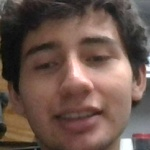
#> input picture Reconocimiento Facial/Data/Gabriel/rostro_0.jpg, 150 x 150 px, given in place of the camera
$ python Faces.py ../Data/Gabriel/rostro_0.jpg
#> lines starting #> are read from the running program, lines starting #| are printed output that depends on the picture
#pip install opencv-contrib-python, imutils, serial, requests, time
import cv2 as cv
import os
import imutils
import time
import sys

#inputs
name = sys.argv[1] if len(sys.argv) > 1 else "PersonaDesconocida"
path = r'C:\Users\Streaming\Desktop\RF1-main\Reconocimiento Facial\Data'

#Creación de carpeta
personPath = path + "/" + name
if not os.path.exists(personPath):
    print(f"Carpeta creada: {personPath}")
    os.makedirs(personPath)

#Cargar video
#cap = cv.VideoCapture("rtsp://admin:admin@10.50.4.191/cam/realmonitor?channel=1&subtype=0",cv.CAP_FFMPEG)
cap = cv.VideoCapture(1,cv.CAP_DSHOW)
if not cap.isOpened():
    print("Error: No se pudo abrir el video. Verifique la ruta...")
    exit()

#Cargar clasificador Haar
os.chdir(os.path.dirname(__file__))
faceClassif = cv.CascadeClassifier(r'C:\Users\Streaming\Desktop\RF1-main\Reconocimiento Facial\code\haarcascade_frontalface_default.xml')

#Variables para la detección
count = 0
cant = 0
ultimoGuardado = time.time()

#Procesando el video
print('Procesando video, presione "ESC" para salir...')
while True:
    ret, frame = cap.read()
#> frame is the input picture: shape (150, 150, 3); mean B, G, R 76.6, 85.9, 108.2
    if not ret:
        print("Fin del video o error al leer el frame")
        break

    #Redimensionar y convertir a escala de grises
    frame = imutils.resize(frame,width=640)
#> frame: shape (640, 640, 3)
    gray = cv.cvtColor(frame, cv.COLOR_BGR2GRAY)
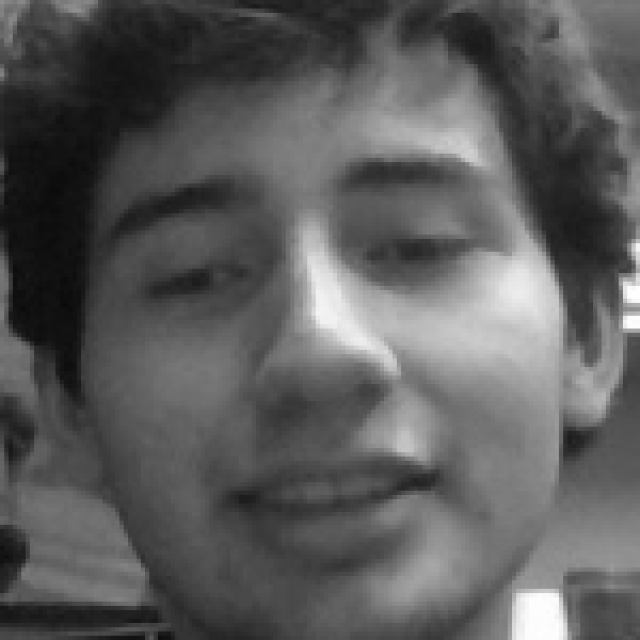
#> gray: shape (640, 640); min 10, max 255, mean 91.5
    auxframe = frame.copy()

    #Detección de caras
    faces = faceClassif.detectMultiScale(gray,1.3,5)
#> faces = [[32, 41, 559, 559]]
    for (x,y,w,h) in faces:
        cv.rectangle(frame, (x,y), (x+w,y+h),(0,255,0),2)

        #Guardar imagen si ha pasado x segundos
        if time.time() - ultimoGuardado >= 0.3:
            rostro = auxframe[y:y+h,x:x+w]
            rostro = cv.resize(rostro,(150,150), interpolation=cv.INTER_CUBIC)
            cv.imwrite(personPath + '/rostro_{}.jpg'.format(cant),rostro)
            cant += 1
            count += 1
            ultimoGuardado = time.time()
#> this loop made 1 pass
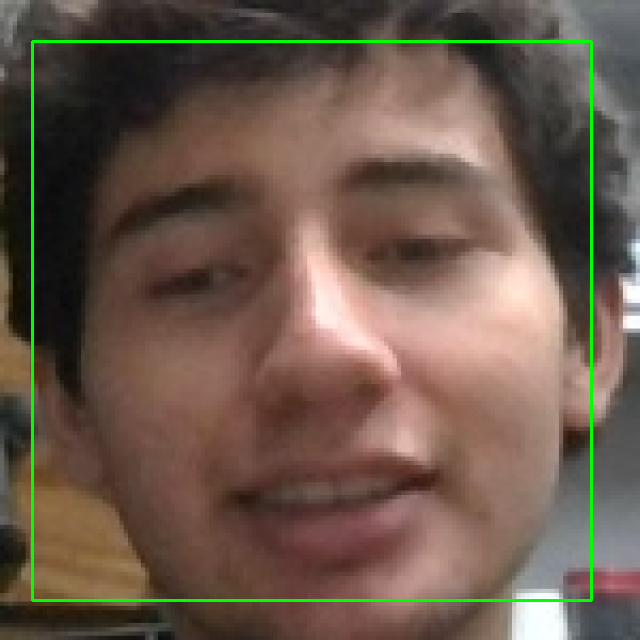
#> frame: shape (640, 640, 3); mean B, G, R 75.5, 88.8, 106.7
#> after the loop, cant = 0; count = 0; ultimoGuardado = 1.8e+09

    cv.imshow('frame',frame)

    k = cv.waitKey(1)
#> (key Esc is pressed here)
    if k == 27 or count >=400 :
        break

cap.release()
cv.destroyAllWindows()

$ run again, on Reconocimiento Facial/Data/Gabriel/rostro_1.jpg
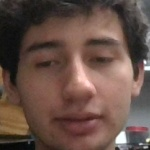
#> input picture Reconocimiento Facial/Data/Gabriel/rostro_1.jpg, 150 x 150 px, given in place of the camera
#> frame is the input picture: shape (150, 150, 3); mean B, G, R 71.3, 80.3, 103.7
#> `gray = cv.cvtColor(frame, cv.COLOR_BGR2GRAY)`:
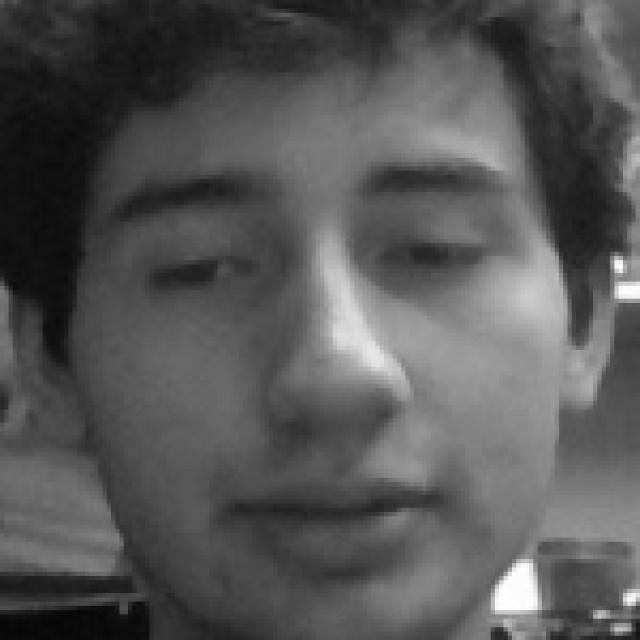
#> gray: shape (640, 640); min 5, max 254, mean 86.2
#> faces = [[41, 44, 559, 559]]
#> the loop `for (x,y,w,h) in faces:` made 1 pass
#> after the loop `for (x,y,w,h) in faces:`:
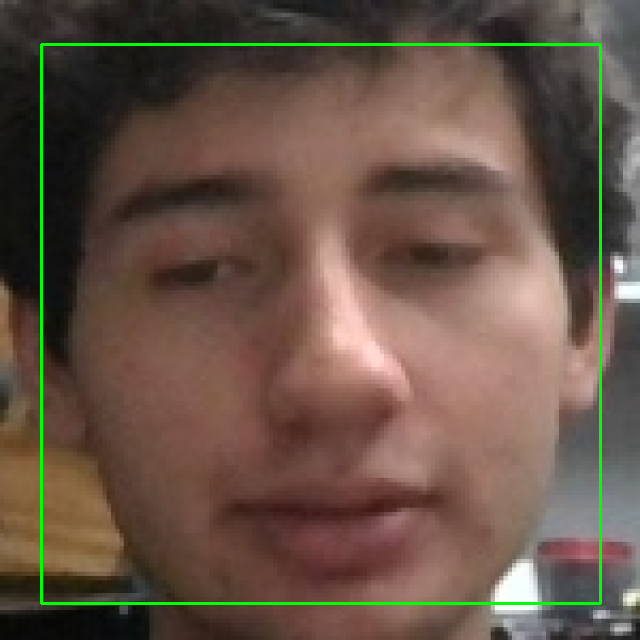
#> frame: shape (640, 640, 3); mean B, G, R 70.3, 83.3, 102.3
#> after the loop `for (x,y,w,h) in faces:`: cant = 0; ultimoGuardado = 1.8e+09

$ run again, on Reconocimiento Facial/Data/Gabriel/rostro_10.jpg
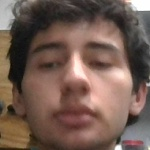
#> input picture Reconocimiento Facial/Data/Gabriel/rostro_10.jpg, 150 x 150 px, given in place of the camera
#> frame is the input picture: shape (150, 150, 3); mean B, G, R 82.3, 92.7, 116
#> `gray = cv.cvtColor(frame, cv.COLOR_BGR2GRAY)`:
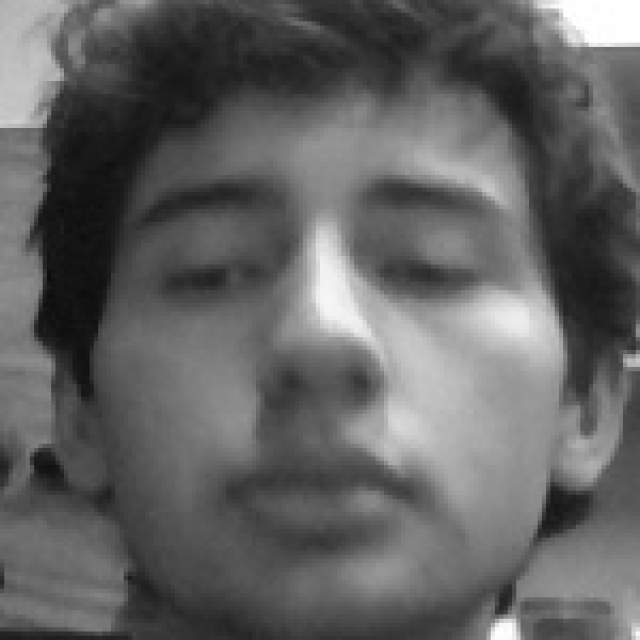
#> gray: shape (640, 640); min 12, max 255, mean 98.4
#> faces = [[41, 36, 559, 559]]
#> the loop `for (x,y,w,h) in faces:` made 1 pass
#> after the loop `for (x,y,w,h) in faces:`:
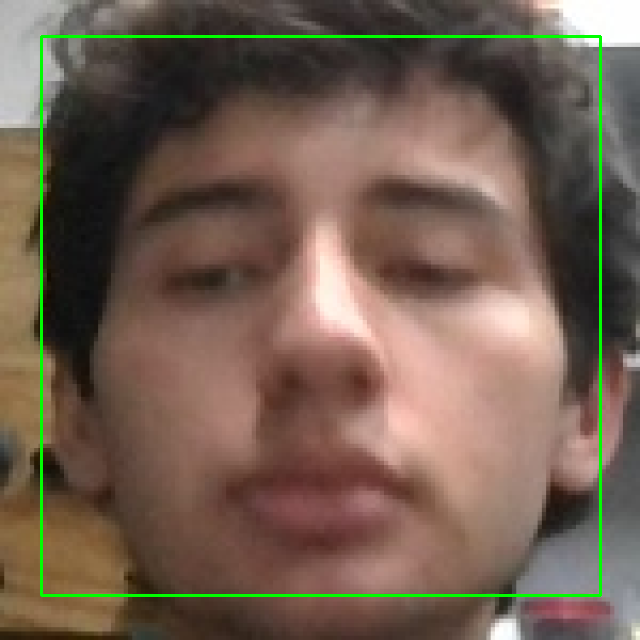
#> frame: shape (640, 640, 3); mean B, G, R 81, 95.3, 114.3
#> after the loop `for (x,y,w,h) in faces:`: cant = 0; ultimoGuardado = 1.8e+09

$ run again, on Reconocimiento Facial/Data/Gabriel/rostro_11.jpg
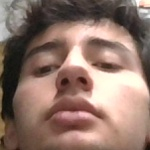
#> input picture Reconocimiento Facial/Data/Gabriel/rostro_11.jpg, 150 x 150 px, given in place of the camera
#> frame is the input picture: shape (150, 150, 3); mean B, G, R 106.1, 117.3, 143.8
#> frame: shape (640, 640, 3)
#> `gray = cv.cvtColor(frame, cv.COLOR_BGR2GRAY)`:
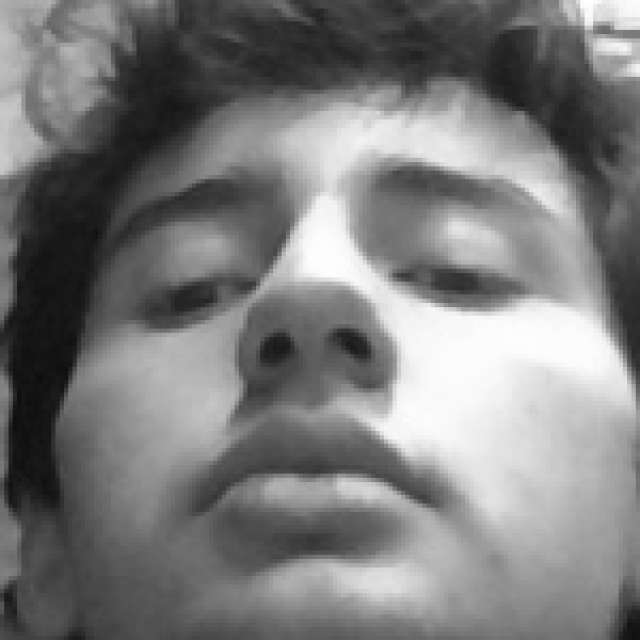
#> gray: shape (640, 640); min 12, max 255, mean 123.9
#> faces = ()
#> after the loop `for (x,y,w,h) in faces:`: cant = 0; ultimoGuardado = 1.8e+09
